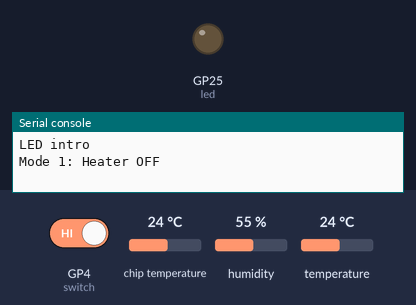
The program below on a simulated Raspberry Pi Pico running MicroPython. On the bench: output pins drawn as LEDs (lit = HIGH), the last lines printed to the serial console. The test bench sets the inputs (shaded band); at power-on: temperature 24 °C, GP4 (switch) HIGH, chip temperature 24 °C, humidity 55 %.

Above: at 6.2 s.
6.3 s: temperature set to 12 °C
At 7.85 s:
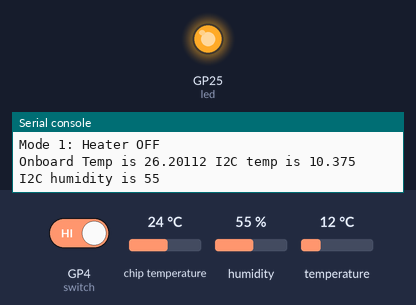
15.5 s: temperature set to 19 °C
22.1 s: GP4 (switch) driven LOW
34.5 s: GP4 (switch) driven HIGH
Timing chart, 0 to 39.6 s (numbered marks = the images above; inputs shaded):
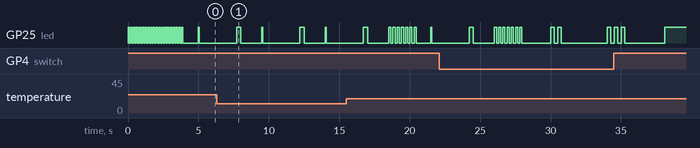

The program:

Heater_control.py
```python
# Pi Pico used for 3D printer enclosure heater control
# AHT10 temp/humdity wired to I2C 0 on pins 12 and 13
# On-board switch (TP6) wired to GP4 to allow function select and reset
# On-board switch (GPIO25) used for mode indication, temperature, timer complete and thermal runaway error.
# GPIO to be selected for 3.3V relay control of a 240V PTC heater element and 12V Fan
# Thermal runaway detection and heater timer.
# Mode number is flashed on selection
# Default mode (1) is heater off, also it flashes the temperature, eg. 22 degrees C, slow flash twice (10's), fast flash twice (1's).
# Mode number also flashed.
# Mode 2 is set to 50 degrees C with 320 minutes timer (ABS prints)
# Mode 3 is set to 30 with 30 minutes timer (printer pre heat for cold or humid conditions)
# The onboard LED is on while heating in Modes 2 and 3.
# It also displays status for these modes continous flashing means timer is complete,
# Fast flashing indicates the thermal runaway has detected a fault.
# Press onboard switch for 1 second to reset the timer or fault and start heater. Thermal runaway pauses the timer.
# Reselecting a mode resets both timer and fault.

from machine import Pin, I2C, ADC
from utime import sleep, ticks_ms

led = Pin(25, machine.Pin.OUT)         # onboard_LED
switch = Pin(4, machine.Pin.IN)        # onboard_switch wired TP6 wired to GP4
i2c = I2C(0, scl=Pin(13), sda=Pin(12)) # AHT10 connected to pins 16 (SDA), 17 (SCL), 18 (Gnd) and 36 (3V3)
onboard_temp = ADC(4)
count = 1
cycle_time = 5
previous_temp = 0
runaway_flag = 0
timer_reached = 0
minute_counter = 0

def get_temp():
    raw_temp = onboard_temp.read_u16() * 3.3 / (65535)
    temperature = - (raw_temp * 589.06) + 444.88   # Calibrated to AHT10 sensor
    return temperature

def num_formatted(num, places):
    num_formatted = round(num*(10^places))/(10^places)
    return num_formatted

def get_temp_and_humidity():
    # AHT10 temp/humidity sensor
    i2c.writeto(0x38, b'\xE1\x08\x00')   # config device
    sleep(0.1)
    i2c.writeto(0x38, b'\xAC\x33\x00')   # send measure command
    sleep(0.5)
    data = i2c.readfrom(0x38, 32)    # Read Data
    temp_raw = ((data[3] & 0x0F) << 16)|(data[4] <<8)|data[5]
    temp = ((temp_raw*194.54)/1048576)-49.91
    temp_formatted = num_formatted(temp, 2)
    hum_raw = ((data[1] << 16) | (data[2] << 8) | data[3]) >> 4
    hum = int(hum_raw * 100 / 1048576)
    return temp_formatted, hum, temp_raw, hum_raw

def heater(set_temp, timeM = 10):
    global previous_temp, runaway_flag, timer_reached, minute_counter
    if minute_counter >= timeM:
        heateroff()
        timer_reached = 1
        print('Timer Complete, power cycle or select a different mode to restart heater control.')
        minute_counter = 0
    else:
        data = get_temp_and_humidity()
        temp = data[0]
        if set_temp > temp:
            if previous_temp >= temp:
                heateroff()
                print('Thermal runaway detected, power cycle or select a different mode.')
                runaway_flag = 1
                previous_temp = 0
                timer_Reached = 0
            else:
                heateron()
                print('Heater ON, target temp',set_temp,'. Actual temp',temp,'.')
                previous_temp = temp
        else:
            heateroff()
            print('Heater OFF, target temp',set_temp,'is reached. Actual temp',temp,'.')
            previous_temp = 0
        if runaway_flag != 1 or timer_reached == 1:
            minute_counter = minute_counter + 1
            sleep(60)
            #sleep(5)        #test

def heateron():
    # gpio to be assigned
    led_on()    # Indication only

def heateroff():
    # gpio to be assigned
    led_off     # Indication only

def led_off():
    led.value(0)

def led_on():
    led.value(1)

def led_flash():
    led.toggle()

def led_flash_num_adjustable(num, cycleT = 0.5):
    count = 0
    while count < num:
        count = count + 1
        led_on()
        sleep(cycleT/2)
        led_off()
        sleep(cycleT/2)

def flash_hundreds_tens_ones(arg, onesT = 0.3, tensT = 0.6, hundredsT = 1.8):
    hundreds = int(arg/100)
    tens = int(arg/10 - (hundreds*10))
    ones = int(arg-tens*10-hundreds*100)
    if hundreds > 0:
        #print("Flash Hundreds (",hundreds,")")     # test only
        led_flash_num_adjustable(hundreds, hundredsT)
    if tens > 0:
        #print("Flash Tens (",tens,")")             # test only
        led_flash_num_adjustable(tens, tensT)
        sleep(hundredsT-tensT)
    if ones > 0 :
        #print("Flash Ones (",ones,")")            # test only
        led_flash_num_adjustable(ones , onesT)
        sleep(hundredsT-tensT-onesT)

def flash_temp_and_humidity():
    temp_onboard = get_temp()                    # onboard temp
    data = get_temp_and_humidity()               # AHT10 sensor
    print("Onboard Temp is",temp_onboard,"I2C temp is",data[0],"I2C humidity is",data[1])
    #print("Raw temp is",data[2],"Raw Humidity is",data[3])        # test only, used for calibration
    flash_hundreds_tens_ones(data[0])

def cycle_timer():
    new_time = ticks_ms()
    time_diff= new_time - old_time
    old_time = new_time
    print(time_diff)

def intro():
    print("LED intro")
    led_off()
    led_flash_num_adjustable(20, cycleT = 0.2)
    led_off()
    sleep(1)

intro()             # Flashes LED on initial start
led_off()
old_time = ticks_ms()  # used for testing to check time to run code; used with cycle_timer() function
time_diff = 0          # as above
mode_num = 1           # default mode

while False:
    test = script     # test only

while True: # Runs whichever mode is selected
    switchval = switch.value()
    while switchval:
        if mode_num == 1:
            # Default - Heater cotrols off
            # Heater Off
            print("Mode 1: Heater OFF")
            led_flash_num_adjustable(1, 0.1)
            sleep(2)
            flash_temp_and_humidity()
        elif mode_num == 2:
            # Temp control 50 degrees C
            # Heater control at 50
            if runaway_flag == 1:
                led_flash_num_adjustable(10, 0.1)
            else:
                if timer_reached == 1:
                    led_flash_num_adjustable(2, 0.5)
                else:
                    print("Mode 2: Heater on 50")
                    heater(50, 320)   # set temp and timer in minutes
                    #heater(25, 5)     # test

        elif mode_num == 3:
            # setting 2 temp control 30 degrees C
            # Heater Control at 30
            if runaway_flag == 1:
                led_flash_num_adjustable(10, 0.1)
            else:
                if timer_reached == 1:
                    led_flash_num_adjustable(2, 0.5)
                else:
                    print("Mode 2: Heater on 30")
                    heater(30, 30)
                    #heater(25, 5)   #test
        switchval = switch.value()
    else:   # Mode select or reset active
        if runaway_flag == 1 or timer_reached == 1:
            if runaway_flag == 1:
                print('Heater control error reset')
                print('Timer still active, reset by power cycling or reselecting the mode')

            print("Mode still set to:",mode_num)

        else:
            if mode_num >= 3:
                mode_num = 1
            else:
                mode_num = mode_num + 1
            print("Mode Changed :",mode_num)
        sleep(1)
        led_flash_num_adjustable(mode_num, 0.5)
        runaway_flag = 0
        timer_reached = 0
        sleep(2)
        switchval = switch.value()
```
